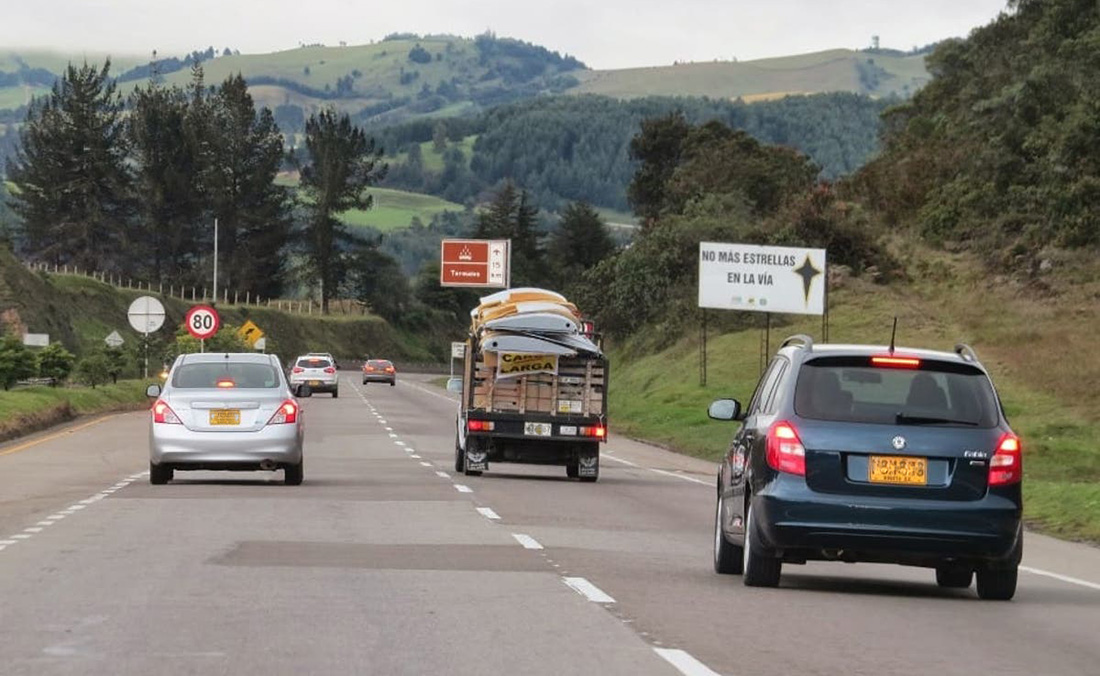
#> input picture haarcascade/carros.jpg, 1100 x 676 px
$ python detector.py
#> lines starting #> are read from the running program, lines starting #| are printed output that depends on the picture; after the words box and inside, x2 and y2 are one past the last pixel; in counts of white or black regions, pixels touching at a corner belong together
import cv2

# Cargar el archivo XML del Haar cascade preentrenado
car_cascade = cv2.CascadeClassifier('cars2.xml')
motorbike_cascade = cv2.CascadeClassifier('two_wheeler.xml')

# Función para detectar objetos en una imagen
def detect_objects(cascade, image, scaleFactor=1.1, minNeighbors=5, minSize=(30, 30)):
    # Convertir la imagen a escala de grises
    gray = cv2.cvtColor(image, cv2.COLOR_BGR2GRAY)

    # Detectar objetos utilizando el Haar cascade
    objects = cascade.detectMultiScale(gray, scaleFactor=scaleFactor, minNeighbors=minNeighbors, minSize=minSize)

    # Dibujar los rectángulos alrededor de los objetos detectados
    for (x, y, w, h) in objects:
        cv2.rectangle(image, (x, y), (x + w, y + h), (0, 255, 0), 2)

    return image

# Cargar la imagen de entrada
image = cv2.imread('carros.jpg')
#> image is the input picture: shape (676, 1100, 3); mean B, G, R 110.5, 117.5, 120

# Detectar carros y motos en la imagen
image_with_cars = detect_objects(car_cascade, image)
#> in detect_objects, `gray = cv2.cvtColor(image, cv2.COLOR_BGR2GRAY)`:
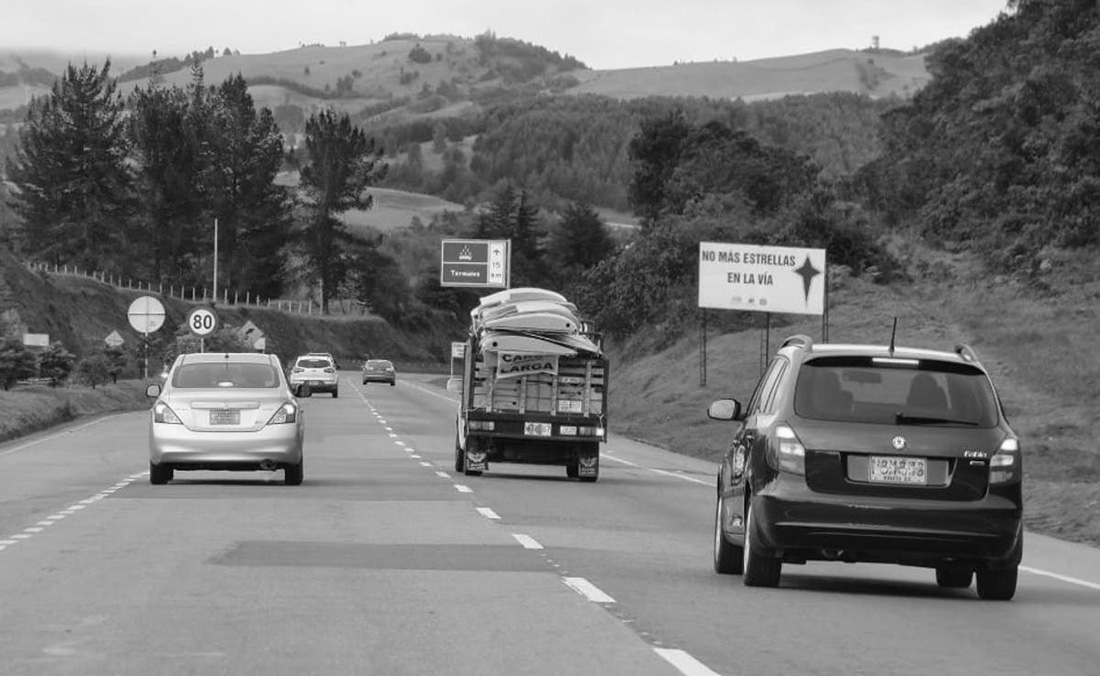
#> gray: shape (676, 1100); min 0, max 255, mean 117.5
#> in detect_objects, `objects = cascade.detectMultiScale(gray, scaleFactor=scaleFactor, minN..`: objects = [[527, 453, 41, 41], [353, 346, 54, 54], [279, 343, 76, 76], [828, 534, 93, 93], [386, 282, 275, 275], [85, 299, 278, 278]]
#> the loop in detect_objects, `for (x, y, w, h) in objects:` made 6 passes
#> after the loop in detect_objects, `for (x, y, w, h) in objects:`:
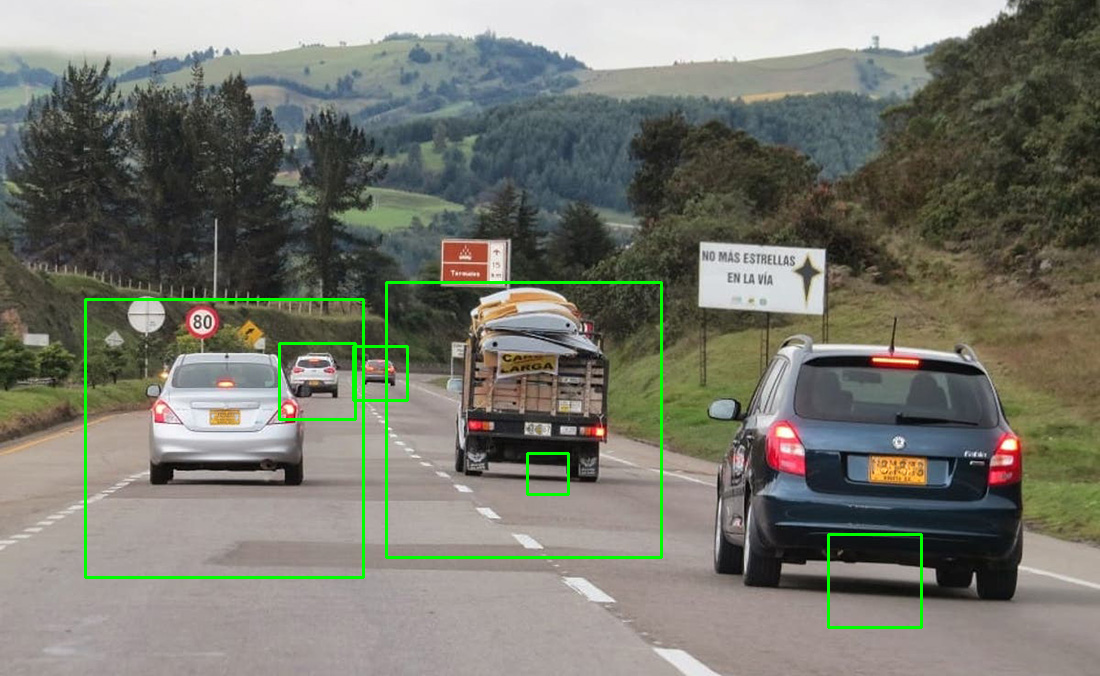
#> image: shape (676, 1100, 3); 1.3% of pixels changed, all inside (x1, y1, x2, y2) = (84, 281, 923, 629)
image_with_motorbikes = detect_objects(motorbike_cascade, image)

# Mostrar las imágenes con los objetos detectados
cv2.imshow('Cars', image_with_cars)
cv2.imshow('Motorbikes', image_with_motorbikes)
cv2.waitKey(0)
cv2.destroyAllWindows()
